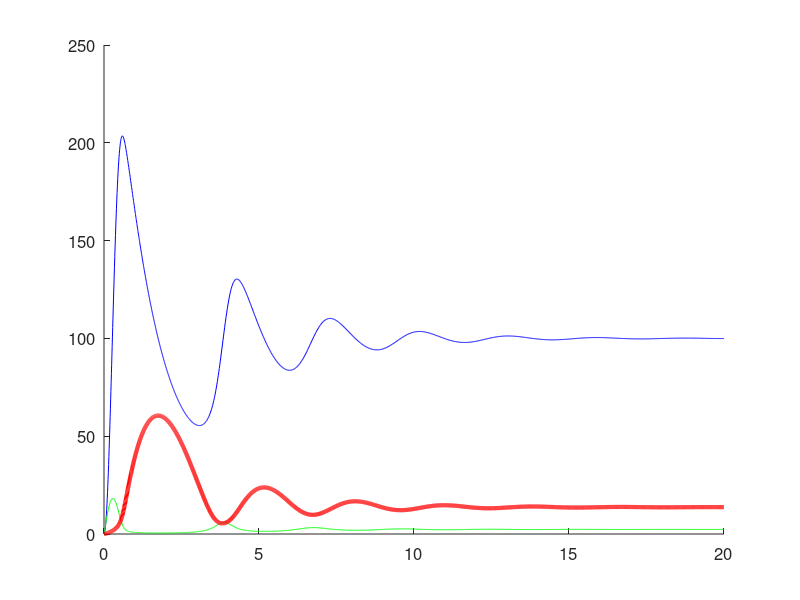

MATLAB code to generate this figure: (Note: this script raises an error after producing the figure.)
function Antithetic
clear; clc; clf;
% This is a model of the antithetic controller under transcriptional control
% via protein.
%% Initialising Global Parameters 
global setpoint % Setpoint of steady state value of X 
global mu       % Transcription rate of Z1 (actuator)
global eta      % Annihiliation Rate of Z1 and Z2
global theta    % Transcription rate constant of Z2 (Sensor)
global k        % Transcription rate constant of X
global gamma    % Degradation rate of X 
global delta    % Dilution rate


%% Parameter Values
% Parameters taken from the Khammash paper in units of nM and min^-1,
% multipled by 60 to give hr^-1. 
mu       = 1.6*60;           % Search space between 10^0 and 10^4 nM min^-1
eta      = 0.05*60;          % Conservative lower bound where higher eta values improve performance
theta    = 0.016*60;         % 0.028  min^-1 used as a reference for search space between 10^-2 and 10^2
setpoint = mu / theta;       % Setpoint when delta = 0
k        = 0.6*60;           % 0.028  min^-1 used as a reference for search space between 10^-2 and 10^2
gamma    = 0.014*60;         % Native degradation of output set at 0.5 * delta
delta    = 0.028*60*0;       % Set to zero for the case of the idealised Antithetic integral feedback circuit 

%% State is [Z_1 Z_2 X]
s0       = [0 0 0];  % Initial values of the states in the ODE model 
%% Generate the simulation 
Tend     = 20;       
ODEFUN   = @antitheticddt;
[t, S] = ode45(ODEFUN, [0,Tend], s0);


%% Generate Plot Figure
figure(1);
hold on;
set(gca, 'fontsize', 12);
plot(t, S(:,3), 'b', t, S(:,1),'g', t, S(:,2), 'r', 'LineWidth', 3);
yline(setpoint, 'k--', 'LineWidth', 3);
legend('X', 'Z1', 'Z2', 'Set Point', 'Location', 'northeast');
xlabel('Time (Hours)');
ylabel('Concentration (nM)');
title('Idealised Antithetic Integral Feedbak Controller');
hold off;

end

%% Dynamics 
function dS = antitheticddt(t, S);

global mu     % Transcription rate of Z1 (actuator)
global eta    % Annihiliation Rate of Z1 and Z2
global theta  % Transcription rate constant of Z2 (Sensor)
global k      % Transcription rate constant of X
global gamma  % Degradation rate of X 
global delta  % Dilution rate

Z1 = S(1);
Z2 = S(2);
X  = S(3);


dZ1dt = mu - (eta * Z1 * Z2) - (delta * Z1);
dZ2dt = (theta * X) - (eta * Z1 * Z2) - (delta * Z2);
dXdt  = (k * Z1) - ((gamma + delta) * X);


dS = [dZ1dt; dZ2dt; dXdt];

end 